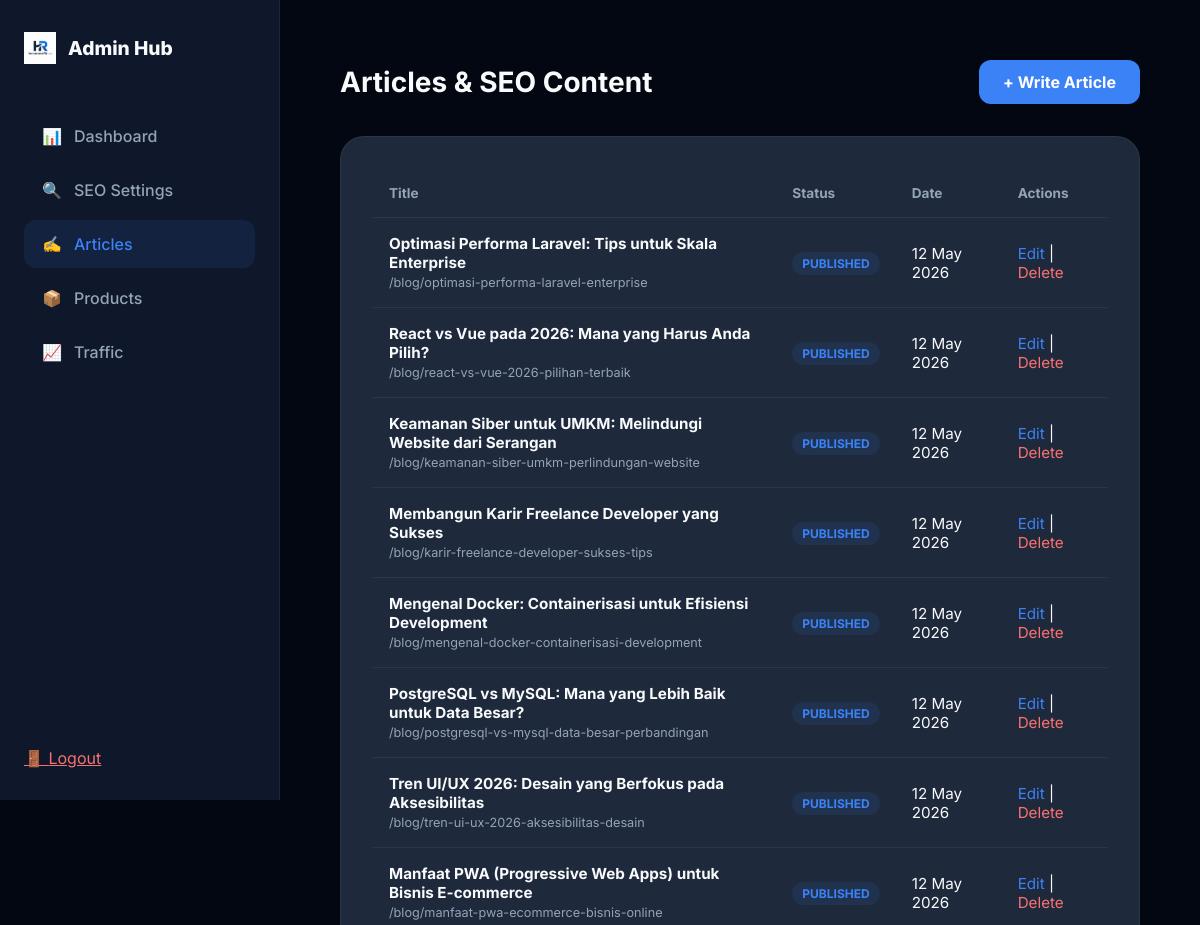
Page /admin?tab=articles (signed in, upper part) on the earlier database version.
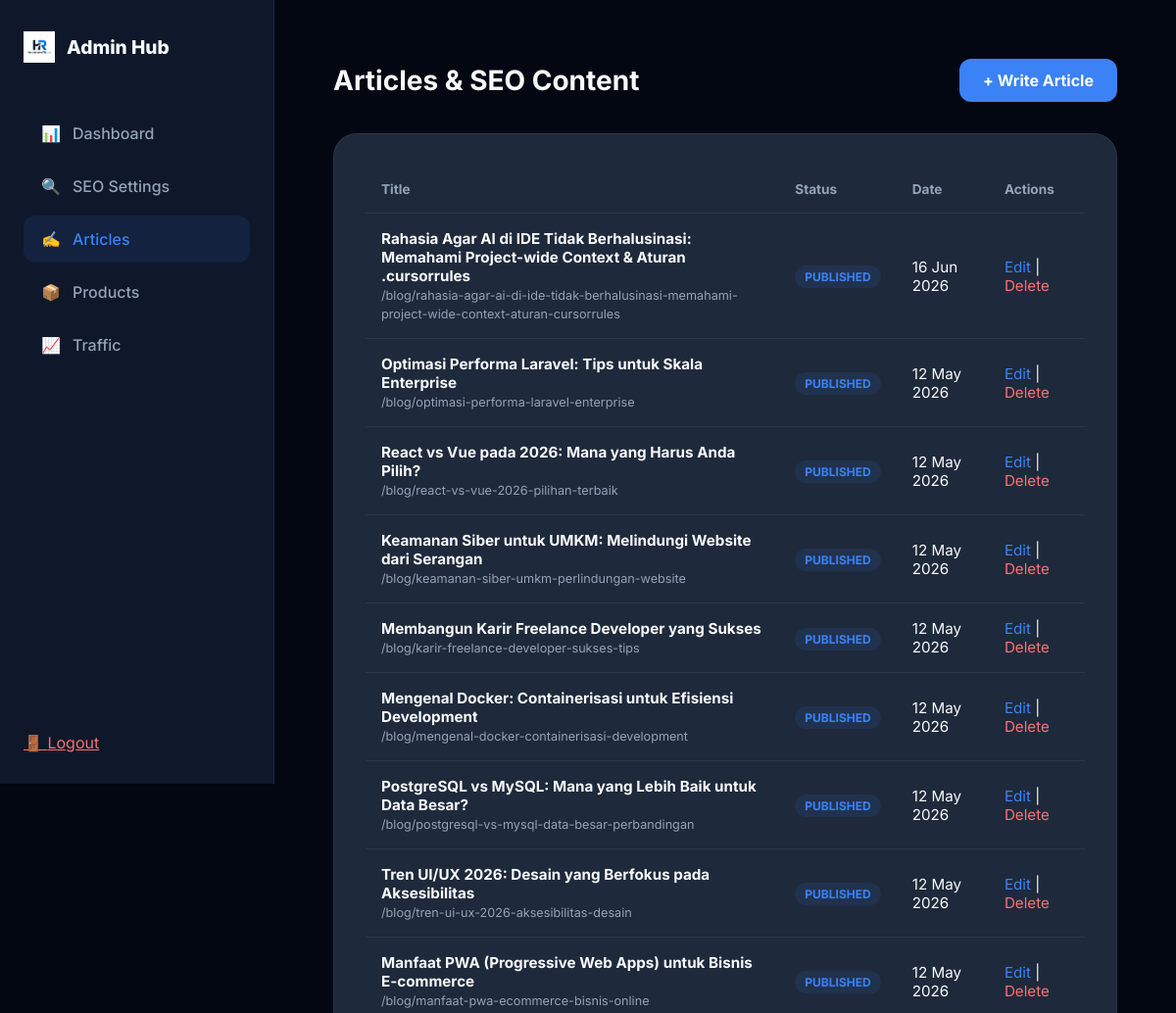
Same page on the later database version.
### tables this page shows
CREATE TABLE articles (id INTEGER PRIMARY KEY AUTOINCREMENT, title TEXT, slug TEXT UNIQUE, content TEXT, excerpt TEXT, meta_title TEXT, meta_description TEXT, image_url TEXT, created_at DATETIME DEFAULT (datetime('now')), status TEXT DEFAULT 'published');

### admin.php (the view, shortened to what this page needs)
<?php
$dbFile = __DIR__ . '/stats.db';
    ?>
    <?php
try {
    $db = new PDO('sqlite:' . $dbFile);
    $db->setAttribute(PDO::ATTR_ERRMODE, PDO::ERRMODE_EXCEPTION);
} catch (PDOException $e) {
    die("Database connection failed.");
}
$tab = $_GET['tab'] ?? 'dashboard';
$articles = $db->query("SELECT * FROM articles ORDER BY created_at DESC")->fetchAll(PDO::FETCH_ASSOC);
$totalVisits = $db->query("SELECT COUNT(*) FROM visits")->fetchColumn();
$todayVisits = $db->query("SELECT COUNT(*) FROM visits WHERE date(created_at) = date('now')")->fetchColumn();
$recentVisits = $db->query("SELECT * FROM visits ORDER BY created_at DESC LIMIT 10")->fetchAll(PDO::FETCH_ASSOC);
$editArticle = null;
?>
<!DOCTYPE html>
<html lang="id">
<head>
    <link href="https://cdn.quilljs.com/1.3.6/quill.snow.css" rel="stylesheet">
</head>
<body>
    <div class="admin-layout">
        <aside id="sidebar">
            <div class="logo">
                <img src="images/logohasanarofid.png" alt="Logo">
                <span>Admin Hub</span>
            </div>
            <nav>
                <a href="admin?tab=dashboard" class="<?= $tab == 'dashboard' ? 'active' : '' ?>">
                    <span>📊</span> <span>Dashboard</span>
                </a>
                <a href="admin?tab=seo" class="<?= $tab == 'seo' ? 'active' : '' ?>">
                    <span>🔍</span> <span>SEO Settings</span>
                </a>
                <a href="admin?tab=articles" class="<?= $tab == 'articles' ? 'active' : '' ?>">
                    <span>✍️</span> <span>Articles</span>
                </a>
                <a href="form" target="_blank">
                    <span>📦</span> <span>Products</span>
                </a>
                <a href="trafik" target="_blank">
                    <span>📈</span> <span>Traffic</span>
                </a>
            </nav>
            <a href="?logout=1" class="nav-link logout">
                <span>🚪</span> <span>Logout</span>
            </a>
        </aside>
        <main>
            <?php if ($tab == 'dashboard'): ?>
                <header>
                    <h1>Dashboard Overview</h1>
                </header>
                <div class="stats-grid">
                    <div class="stat-card">
                        <h3>Total Visits</h3>
                        <p><?= number_format($totalVisits) ?></p>
                    </div>
                    <div class="stat-card">
                        <h3>Visits Today</h3>
                        <p><?= number_format($todayVisits) ?></p>
                    </div>
                    <div class="stat-card">
                        <h3>Total Articles</h3>
                        <p><?= count($articles) ?></p>
                    </div>
                </div>
                <div class="card">
                    <div class="card-header">
                        <h2>Recent Traffic</h2>
                    </div>
                    <table>
                        <thead>
                            <tr>
                                <th>Date</th>
                                <th>IP Address</th>
                                <th>Country</th>
                                <th>Device</th>
                            </tr>
                        </thead>
                        <tbody>
                            <?php foreach ($recentVisits as $v): ?>
                            <tr>
                                <td><?= date('d M, H:i', strtotime($v['created_at'])) ?></td>
                                <td><code><?= substr($v['ip_hash'], 0, 8) ?>...</code></td>
                                <td><?= htmlspecialchars($v['country']) ?></td>
                                <td><span class="badge badge-blue"><?= $v['device_type'] ?></span></td>
                            </tr>
                            <?php endforeach; ?>
                        </tbody>
                    </table>
                </div>
            <?php elseif ($tab == 'articles'): ?>
                <header>
                    <h1>Articles & SEO Content</h1>
                    <a href="admin?tab=articles&action=new" class="btn">+ Write Article</a>
                </header>
                <?php if (isset($_GET['action']) || isset($_GET['edit_article'])): ?>
                    <div class="card">
                        <div class="card-header">
                            <h2><?= $editArticle ? 'Edit Article' : 'New Article' ?></h2>
                        </div>
                        <form method="POST" id="articleForm">
                            <input type="hidden" name="id" value="<?= $editArticle['id'] ?? '' ?>">
                            <input type="hidden" name="content" id="contentInput">
                            <div class="form-group">
                                <label>Title</label>
                                <input type="text" name="title" value="<?= htmlspecialchars($editArticle['title'] ?? '') ?>" required placeholder="Enter catchy title...">
                            </div>
                            <div class="form-group">
                                <label>Excerpt (Short Summary for SEO)</label>
                                <textarea name="excerpt" rows="2" required placeholder="Short summary for Google search results..."><?= htmlspecialchars($editArticle['excerpt'] ?? '') ?></textarea>
                            </div>
                            <div class="form-group">
                                <label>Content (Visual Editor)</label>
                                <div id="editor"><?= $editArticle['content'] ?? '' ?></div>
                            </div>
                            <button type="submit" name="save_article" class="btn btn-success">Publish Article</button>
                            <a href="admin?tab=articles" class="btn" style="background: transparent; color: var(--text-muted);">Cancel</a>
                        </form>
                    </div>
                <?php else: ?>
                    <div class="card">
                        <table>
                            <thead>
                                <tr>
                                    <th>Title</th>
                                    <th>Status</th>
                                    <th>Date</th>
                                    <th>Actions</th>
                                </tr>
                            </thead>
                            <tbody>
                                <?php foreach ($articles as $a): ?>
                                <tr>
                                    <td><strong><?= htmlspecialchars($a['title']) ?></strong><br><small style="color: var(--text-muted)">/blog/<?= $a['slug'] ?></small></td>
                                    <td><span class="badge badge-blue">Published</span></td>
                                    <td><?= date('d M Y', strtotime($a['created_at'])) ?></td>
                                    <td>
                                        <a href="admin?tab=articles&edit_article=<?= $a['id'] ?>" style="color: var(--accent); text-decoration: none;">Edit</a> |
                                        <a href="admin?tab=articles&delete_article=<?= $a['id'] ?>" style="color: #f87171; text-decoration: none;" onclick="return confirm('Delete this article?')">Delete</a>
                                    </td>
                                </tr>
                                <?php endforeach; ?>
                            </tbody>
                        </table>
                    </div>
                <?php endif; ?>
            <?php endif; ?>
        </main>
    </div>
</body>
</html>

### admin.php (style rules this page uses)
:root { --bg: #030712; --sidebar: #0f172a; --surface: #1e293b; --border: rgba(255,255,255,0.06); --text: #f8fafc; --text-muted: #94a3b8; --accent: #3b82f6; }
* { box-sizing: border-box; }
body { margin: 0; font-family: 'Inter', sans-serif; background: var(--bg); color: var(--text); min-height: 100vh; overflow-x: hidden; }
.admin-layout { display: flex; min-height: 100vh; }
aside { width: 280px; background: var(--sidebar); border-right: 1px solid var(--border); display: flex; flex-direction: column; padding: 32px 24px; position: fixed; height: 100vh; z-index: 1000; transition: transform 0.3s cubic-bezier(0.4, 0, 0.2, 1); }
.logo { font-weight: 800; font-size: 1.2rem; margin-bottom: 48px; display: flex; align-items: center; gap: 12px; }
.logo img { height: 32px; }
nav { flex-grow: 1; }
nav a { display: flex; align-items: center; gap: 12px; padding: 14px 18px; color: var(--text-muted); text-decoration: none; border-radius: 12px; transition: 0.3s; margin-bottom: 6px; font-weight: 500; }
nav a:hover, nav a.active { background: rgba(59, 130, 246, 0.1); color: var(--accent); }
.logout { margin-top: auto; color: #f87171; }
main { flex-grow: 1; padding: 60px; margin-left: 280px; width: calc(100% - 280px); transition: 0.3s; }
header { display: flex; justify-content: space-between; align-items: center; margin-bottom: 32px; }
h1 { margin: 0; font-size: 1.75rem; }
.card { background: var(--surface); padding: 32px; border-radius: 24px; border: 1px solid var(--border); margin-bottom: 32px; overflow-x: auto; }
.btn { padding: 12px 24px; border-radius: 12px; border: none; background: var(--accent); color: white; font-weight: 700; cursor: pointer; transition: 0.3s; display: inline-flex; align-items: center; gap: 8px; text-decoration: none; }
table { width: 100%; border-collapse: collapse; min-width: 600px; }
th { text-align: left; padding: 16px; color: var(--text-muted); font-size: 0.85rem; border-bottom: 1px solid var(--border); }
td { padding: 16px; border-bottom: 1px solid var(--border); font-size: 0.95rem; }
.badge { padding: 4px 10px; border-radius: 99px; font-size: 0.75rem; font-weight: 700; text-transform: uppercase; }
.badge-blue { background: rgba(59, 130, 246, 0.1); color: var(--accent); }

Differences in the rows shown:
added articles: title "Rahasia Agar AI di IDE Tidak Berhalusinasi: Memahami Project-wide Context & Aturan .cursorrules", slug "rahasia-agar-ai-di-ide-tidak-berhalusinasi-memahami-project-wide-context-aturan-cursorrules", created_at "16 Jun 2026"
